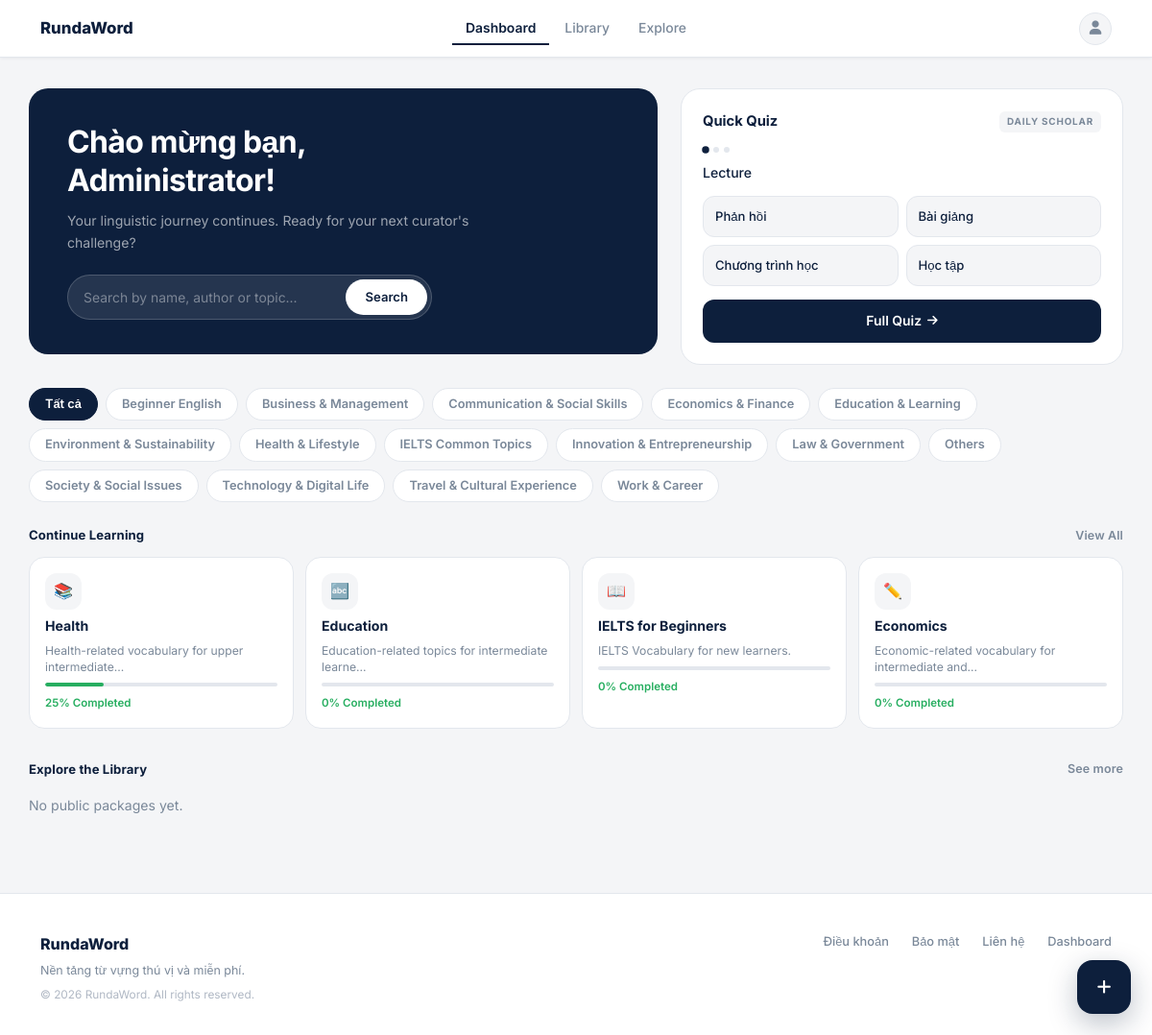
The app's page /dashboard (signed in) with its own data.
### main.py (models this page shows, shortened)
class User(UserMixin, db.Model):
    __tablename__ = 'users'
    id            = db.Column(db.Integer, primary_key=True)
    username      = db.Column(db.String(50),  unique=True, nullable=False)
    name          = db.Column(db.String(100))
    email         = db.Column(db.String(120), unique=True, nullable=False)
    password_hash = db.Column(db.String(255), nullable=False)
    role          = db.Column(db.Integer, default=ROLE_USER, nullable=False)
    created_at    = db.Column(db.DateTime, default=datetime.utcnow)
    packages = db.relationship(
        'VocabPackage', backref='user', lazy=True, cascade='all, delete-orphan',
        foreign_keys='VocabPackage.user_id'
    )
    saved_packages = db.relationship(
        'VocabPackage', secondary=user_saved_packages,
        backref=db.backref('saved_by', lazy='dynamic'), lazy='dynamic'
    )
    @property
    def is_admin(self):
        return self.role == ROLE_ADMIN

class Vocabulary(db.Model):
    __tablename__ = 'vocabularies'
    id         = db.Column(db.Integer, primary_key=True)
    word_en    = db.Column(db.String(150), nullable=False)
    word_vi    = db.Column(db.String(255), nullable=False)
    package_id = db.Column(db.Integer, db.ForeignKey('vocab_packages.id'), nullable=False)

class TopicCatalog(db.Model):
    __tablename__ = 'topic_catalog'
    id   = db.Column(db.Integer, primary_key=True)
    name = db.Column(db.String(120), unique=True, nullable=False)

class VocabPackage(db.Model):
    __tablename__ = 'vocab_packages'
    id                  = db.Column(db.Integer, primary_key=True)
    package_name        = db.Column(db.String(100), nullable=False)
    package_description = db.Column(db.Text)
    topic               = db.Column(db.String(80))          # NEW: topic/category field
    created_at          = db.Column(db.DateTime, default=datetime.utcnow)
    updated_at          = db.Column(db.DateTime, default=datetime.utcnow)
    user_id             = db.Column(db.Integer, db.ForeignKey('users.id'), nullable=False)
    is_public           = db.Column(db.Boolean, default=True)
    vocabularies = db.relationship(
        'Vocabulary', backref='package', lazy=True, cascade='all, delete-orphan'
    )

### main.py (the view, shortened to what this page needs)
@app.route('/dashboard')
@login_required
def dashboard():
    q            = request.args.get('q', '').strip()
    topic_filter = request.args.get('topic', '').strip()
    available_topics = get_topics_for_user(TopicCatalog, current_user.id)
    if topic_filter and topic_filter not in available_topics:
        topic_filter = ''
    search_results = None
    recent_packages = VocabPackage.query \
        .filter_by(user_id=current_user.id) \
        .order_by(VocabPackage.updated_at.desc()) \
        .limit(4).all()
    recent_percents = completion_percents_for_packages(
        current_user.id,
        [p.id for p in recent_packages],
    )
    saved_recent = current_user.saved_packages \
        .order_by(VocabPackage.updated_at.desc()) \
        .limit(4).all()
    public_packages = _sample_packages_id_pool(
        VocabPackage.query.filter(VocabPackage.is_public == True, VocabPackage.user_id != current_user.id),
        VocabPackage,
        n=6,
    )
    user_packages = VocabPackage.query.filter_by(user_id=current_user.id).all()
    quiz_package  = random.choice(user_packages) if user_packages else None
    quiz_words = build_quiz_words(list(quiz_package.vocabularies)) if quiz_package else []
    return render_template(
        'index.html',
        recent_packages=recent_packages,
        recent_percents=recent_percents,
        saved_recent=saved_recent,
        public_packages=public_packages,
        quiz_words=quiz_words,
        quiz_package=quiz_package,
        search_results=search_results,
        search_query=q,
        topic_filter=topic_filter,
        available_topics=available_topics,
    )

### main.py (called while the page is built)
def _sample_packages_id_pool(base_query, model, n: int, pool: int = 300):
    id_rows = (
        base_query.with_entities(model.id)
        .order_by(model.updated_at.desc())
        .limit(pool)
        .all()
    )
    ids = [r[0] for r in id_rows]
    if not ids:
        return []
    chosen = random.sample(ids, k=min(n, len(ids)))
    return model.query.filter(model.id.in_(chosen)).all()

@login_manager.user_loader
def load_user(user_id):
    return User.query.get(int(user_id))

### services/quiz_service.py (called while the page is built)
def build_quiz_words(vocabs, max_questions: int = 3, max_options: int = 4):
    quiz_words = []
    if not vocabs or len(vocabs) < 2:
        return quiz_words
    sample = random.sample(vocabs, min(max_questions, len(vocabs)))
    for v in sample:
        wrong_pool = [x.word_vi for x in vocabs if x.id != v.id]
        wrong = random.sample(wrong_pool, min(max_options - 1, len(wrong_pool)))
        options = wrong + [v.word_vi]
        random.shuffle(options)
        quiz_words.append({"word": v.word_en, "correct": v.word_vi, "options": options})
    return quiz_words

### services/topic_service.py (called while the page is built)
def get_available_topics(TopicCatalog) -> list[str]:
    rows = TopicCatalog.query.order_by(TopicCatalog.name).all()
    return [r.name for r in rows]

def get_topics_for_user(TopicCatalog, user_id=None) -> list[str]:
    _ = user_id
    return get_available_topics(TopicCatalog)

### templates/index.html (shortened to what this page needs)
{% extends "base.html" %}
{% block head_extra %}
<link rel="stylesheet" href="{{ url_for('static', filename='css/pages/dashboard.css') }}">
{% endblock %}
{% block content %}
<div class="container dashboard-wrap">
  <a class="fab-create" href="{{ url_for('create_package') }}" title="Tạo gói từ">
    <i class="fas fa-plus"></i>
  </a>
  <div class="row g-4 mb-4">
    <div class="col-lg-7">
      <div class="hero-banner" style="min-height:220px;">
        <div class="hero-content">
          <div class="hero-title">Chào mừng bạn,<br>{{ current_user.name or current_user.username }}!</div>
          <p class="hero-sub">Your linguistic journey continues. Ready for your next curator's challenge?</p>
          <form method="GET" action="{{ url_for('dashboard') }}">
            <div class="hero-search">
              <input type="text" name="q" placeholder="Search by name, author or topic…" value="{{ search_query or '' }}">
              <button type="submit">Search</button>
            </div>
          </form>
        </div>
      </div>
    </div>
    <div class="col-lg-5">
      {% if quiz_words and quiz_words|length >= 1 %}
      <div class="quiz-widget">
        <div class="quiz-widget-header">
          <span class="quiz-widget-title">Quick Quiz</span>
          <span class="quiz-daily-badge">Daily Scholar</span>
        </div>
        <div class="quiz-progress-dots" id="quizDots">
          <div class="quiz-dot current" id="qdot0"></div>
          <div class="quiz-dot" id="qdot1"></div>
          <div class="quiz-dot" id="qdot2"></div>
        </div>
        <div class="quiz-q-item active" id="qq0">
          <div class="quiz-question">{{ quiz_words[0].word }}</div>
          <div class="quiz-options-grid" id="qopts0">
            {% for opt in quiz_words[0].options %}
            <button class="quiz-opt" onclick="checkQuickAnswer(this, '{{ opt | e }}', '{{ quiz_words[0].correct | e }}', 0)">{{ opt }}</button>
            {% endfor %}
          </div>
        </div>
        <a href="{{ url_for('quiz', package_id=quiz_package.id) }}" class="btn-daily-quiz">
          Full Quiz <i class="fas fa-arrow-right" style="font-size:0.76rem;"></i>
        </a>
      </div>
      {% endif %}
    </div>
  </div>
  <div class="topic-filter-row">
    <a href="{{ url_for('dashboard') }}" class="topic-chip {% if not topic_filter %}active{% endif %}" style="text-decoration: none;">Tất cả</a>
    {% for t in available_topics %}
    <a href="{{ url_for('dashboard', topic=t) }}" class="topic-chip {% if topic_filter == t %}active{% endif %}" style="text-decoration: none;">{{ t }}</a>
    {% endfor %}
  </div>
  <div class="section-label">
    Continue Learning
    <a href="{{ url_for('packages') }}">View All</a>
  </div>
  <div class="cards-row">
    {% if recent_packages %}
      {% set icons = ['📚','🔤','📖','✏️'] %}
      {% for pkg in recent_packages %}
      {% set pct = (recent_percents.get(pkg.id, 0) if recent_percents else 0) %}
      <a href="{{ url_for('package_detail', package_id=pkg.id) }}" class="continue-card">
        <div class="continue-icon">{{ icons[loop.index0 % 4] }}</div>
        <div class="continue-name">{{ pkg.package_name }}</div>
        <div class="continue-desc">
          {{ pkg.package_description[:48] ~ '…' if pkg.package_description and pkg.package_description|length > 48 else (pkg.package_description or pkg.vocabularies|length|string ~ ' words') }}
        </div>
        <div class="continue-progress-bar">
          <div class="continue-progress-fill" style="width:{{ pct }}%;"></div>
        </div>
        <div class="continue-pct">{{ pct }}% Completed</div>
      </a>
      {% endfor %}
    {% endif %}
  </div>
  <div class="row g-4">
    {% if saved_recent %}
    <div class="col-md-4">
      <div class="section-label mb-3">
        Saved Collections
        <a href="{{ url_for('packages', tab='saved') }}">See all</a>
      </div>
      <div class="saved-list">
        {% for pkg in saved_recent %}
        <a href="{{ url_for('package_detail', package_id=pkg.id) }}" class="saved-item">
          <div class="saved-thumb"><i class="fas fa-book"></i></div>
          <div>
            <div class="saved-item-name">{{ pkg.package_name }}</div>
            <div class="saved-item-from">Saved from @{{ pkg.user.username if pkg.user else '—' }}</div>
          </div>
          <i class="fas fa-bookmark saved-bookmark"></i>
        </a>
        {% endfor %}
      </div>
    </div>
    <div class="col-md-8">
    {% else %}
    <div class="col-12">
    {% endif %}
      <div class="section-label mb-3">
        Explore the Library
        <a href="{{ url_for('explore') }}">See more</a>
      </div>
      {% if public_packages %}
      <div class="explore-grid">
        {% set bg_colors = ['#1a3a7a','#0d5c3a','#6a1a1a','#2a3a5c','#4a2a0a','#1a4a1a'] %}
        {% for pkg in public_packages %}
        <a href="{{ url_for('package_detail', package_id=pkg.id) }}" class="explore-card">
          <div class="explore-card-bg" style="background-color:{{ bg_colors[loop.index0 % 6] }};"></div>
          <div class="explore-card-overlay"></div>
          <div class="explore-card-content">
            <div class="explore-card-cat">{{ pkg.user.username if pkg.user else '' }}</div>
            <div class="explore-card-name">{{ pkg.package_name }}</div>
          </div>
        </a>
        {% endfor %}
      </div>
      {% else %}
      <p style="color:var(--text-muted);font-size:0.88rem;">No public packages yet.</p>
      {% endif %}
    </div>
  </div>
</div>
{% endblock %}

### static/css/components/fab.css (style rules this page uses)
.fab-create { position: fixed; right: 22px; bottom: 22px; width: 56px; height: 56px; border-radius: 16px; background: var(--navy); color: white !important; border: none; display: flex; align-items: center; justify-content: center; box-shadow: 0 10px 30px rgba(13,31,60,0.28); z-index: 2000; text-decoration: none !important; transition: transform 0.15s, box-shadow 0.15s, opacity 0.15s; }
.fab-create i { font-size: 1.05rem; }

### static/css/components/typography.css (style rules this page uses)
body { font-family: 'Inter', sans-serif !important; }
*:not(.fa):not(.fas):not(.far):not(.fab):not(.fa-solid):not(.fa-regular):not(.fa-brands):not(.fa-classic) { font-family: 'Inter', sans-serif !important; }
.fa, .fas, .far, .fab, .fa-solid, .fa-regular, .fa-brands, .fa-classic { font-family: "Font Awesome 6 Free" !important; }

### static/css/pages/dashboard.css (style rules this page uses)
.topic-filter-row { display: flex; align-items: center; gap: 8px; flex-wrap: wrap; margin-bottom: 24px; }
.topic-chip { padding: 6px 16px; border-radius: 30px; font-size: 0.8rem; font-weight: 600; border: 1.5px solid var(--border); background: white; color: var(--text-muted); cursor: pointer; transition: all 0.15s; white-space: nowrap; }
.topic-chip.active { background: var(--navy); color: white; border-color: var(--navy); }
.quiz-q-item { display: none; }
.quiz-q-item.active { display: block; }
.quiz-progress-dots { display: flex; gap: 5px; margin-bottom: 10px; }
.quiz-dot { width: 6px; height: 6px; border-radius: 50%; background: var(--border); transition: background 0.2s; }
.quiz-dot.current { background: var(--navy); transform: scale(1.25); }

### records on screen
User: name "Administrator"
Vocabulary: word_en "Lecture", word_vi "Bài giảng"
Vocabulary: word_vi "Phản hồi"
Vocabulary: word_vi "Chương trình học"
Vocabulary: word_vi "Học tập"
TopicCatalog: name "Beginner English"
TopicCatalog: name "Business & Management"
TopicCatalog: name "Communication & Social Skills"
TopicCatalog: name "Economics & Finance"
TopicCatalog: name "Education & Learning"
TopicCatalog: name "Environment & Sustainability"
TopicCatalog: name "Health & Lifestyle"
TopicCatalog: name "IELTS Common Topics"
TopicCatalog: name "Innovation & Entrepreneurship"
TopicCatalog: name "Law & Government"
TopicCatalog: name "Others"
TopicCatalog: name "Society & Social Issues"
TopicCatalog: name "Technology & Digital Life"
TopicCatalog: name "Travel & Cultural Experience"
TopicCatalog: name "Work & Career"
VocabPackage: icons "📚", package_name "Health", package_description "Health-related vocabulary for upper intermediate…", pct "25"
VocabPackage: icons "🔤", package_name "Education", package_description "Education-related topics for intermediate learne…", pct "0"
VocabPackage: icons "📖", package_name "IELTS for Beginners", package_description "IELTS Vocabulary for new learners.", pct "0"
VocabPackage: icons "✏️", package_name "Economics", package_description "Economic-related vocabulary for intermediate and…", pct "0"
